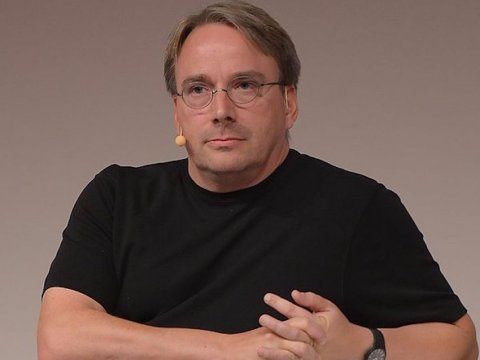
#> input picture linus-torvalds.jpg, 480 x 360 px
$ jupyter execute ComputerVision.ipynb
#> lines starting #> are read from the running program, lines starting #| are printed output that depends on the picture
### Introduction to Computer Vision

<i>-A visual overview of the [Georgia Tech computer vision course on Udacity](https://in.udacity.com/course/introduction-to-computer-vision--ud810).</i>

Any digital image can be considered a function. So an image essentially has all the properties of a function and operations related to functions can be performed on images.

The following example (using openCV and python) explains how:

<i><b>Note:</b> The functions like cvtColor, COLOR_BGR2RGB which are used here, will be explained in detail in a section which comes later</i>

[cell 1]
import cv2 as cv
import matplotlib.pyplot as plt
##READ THE IMAGE
##The function imread() is used to read the image
##The argument 0 is used to read the image in greyscale mode
linusImageColor = cv.imread("linus-torvalds.jpg",0)
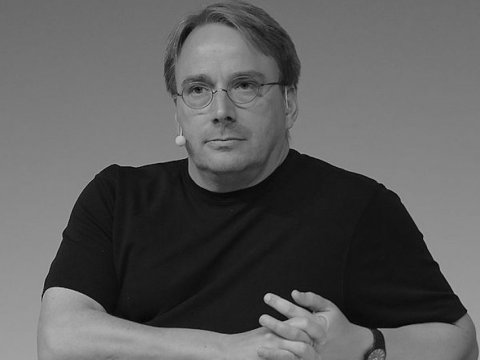
#> linusImageColor: shape (360, 480); min 0, max 195, mean 93.2
print ("The data type is: ",type(linusImageColor))
#| The data type is:  <class 'numpy.ndarray'>
plt.imshow(linusImageColor,cmap="gray")

As we can see, the datatype is a numpy.ndarray which is an [array](htps://en.wikipedia.org/wiki/Array_data_structure).
We can also plot this as a function,which is done in the example below which uses MATLAB:

Such a plot can be made in Python as well, but the code for that is a bit more complicated, so for the above image, we will be using a 2d histogram.

[cell 2]
#hist = cv.calcHist([linusImageColor],[0],None,[256],[0,256])
plt.hist(linusImageColor.ravel(),256,[0,256]); plt.show()
#> after `plt.hist(linusImageColor.ravel(), 256, [0, 256])`:
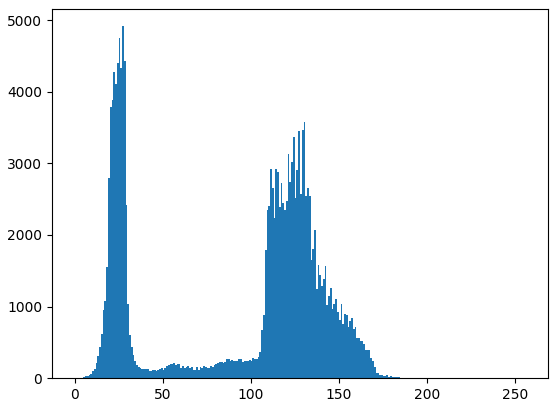
#> figure drawn by matplotlib, 1 panel; tallest bar 4915 high, from x = 27 to 28
